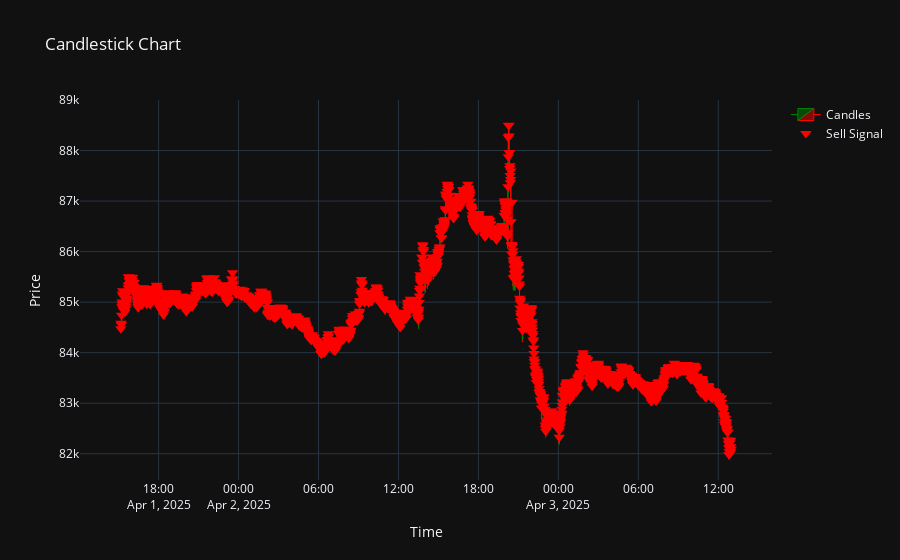

Write notebook code for a chart like this one.
### Code cell
total_reward_val, end_pnls_val, rewards_val, actions_val = validate_agent(test_stack_env, frame_dqn_agent, test_features,
                                                       render=True, verbose=False, episodes=1, base_env=test_env)

print(f"Total PnL on test set: {total_pnl:.2f}")

### Figure 1 — Plotly figure (JSON) as saved in the notebook; plotly's stock layout.template omitted (floating-point values rounded to 4 significant figures; data arrays with more than 128 entries replaced by an {"elided": "..."} marker saying what was removed)
{"data": [{"close": {"elided": "2749 float values"}, "decreasing": {"line": {"color": "red"}}, "high": {"elided": "2749 float values"}, "increasing": {"line": {"color": "green"}}, "line": {"width": 1}, "low": {"elided": "2749 float values"}, "name": "Candles", "open": {"elided": "2749 float values"}, "type": "candlestick", "whiskerwidth": 0.2, "x": {"elided": "2749 str values"}}, {"marker": {"color": "lime", "size": 10, "symbol": "triangle-up"}, "mode": "markers", "name": "Buy Signal", "type": "scatter", "x": [], "y": []}, {"marker": {"color": "red", "size": 10, "symbol": "triangle-down"}, "mode": "markers", "name": "Sell Signal", "type": "scatter", "x": {"elided": "2749 str values"}, "y": {"elided": "2749 float values"}}], "layout": {"title": {"text": "Candlestick Chart"}, "xaxis": {"rangeslider": {"visible": false}, "title": {"text": "Time"}}, "yaxis": {"title": {"text": "Price"}}}}
